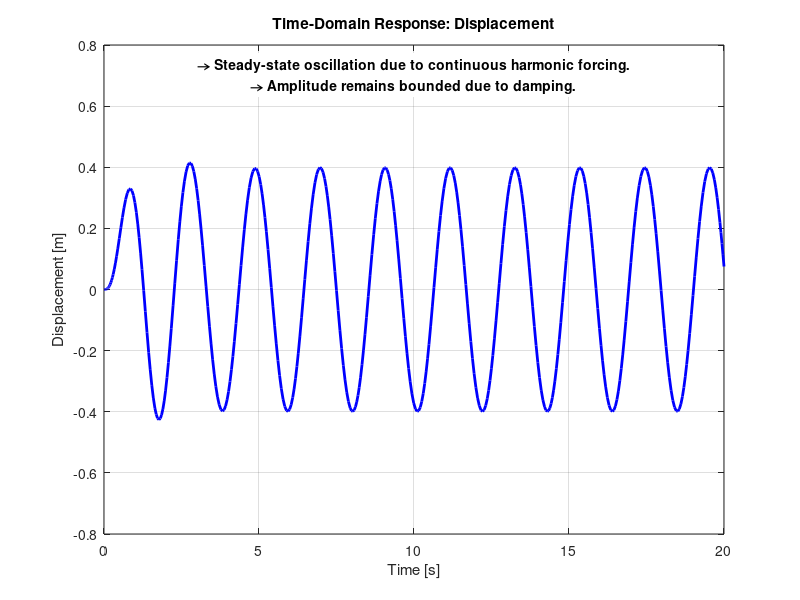
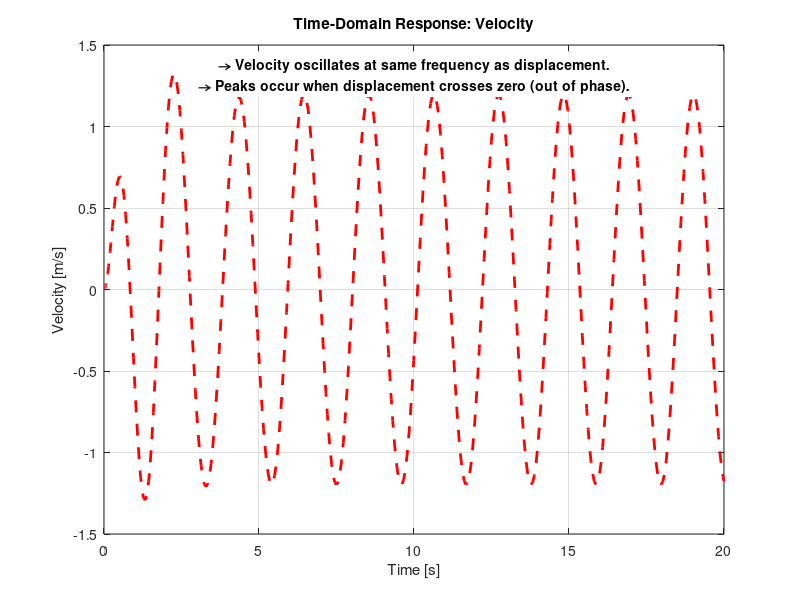
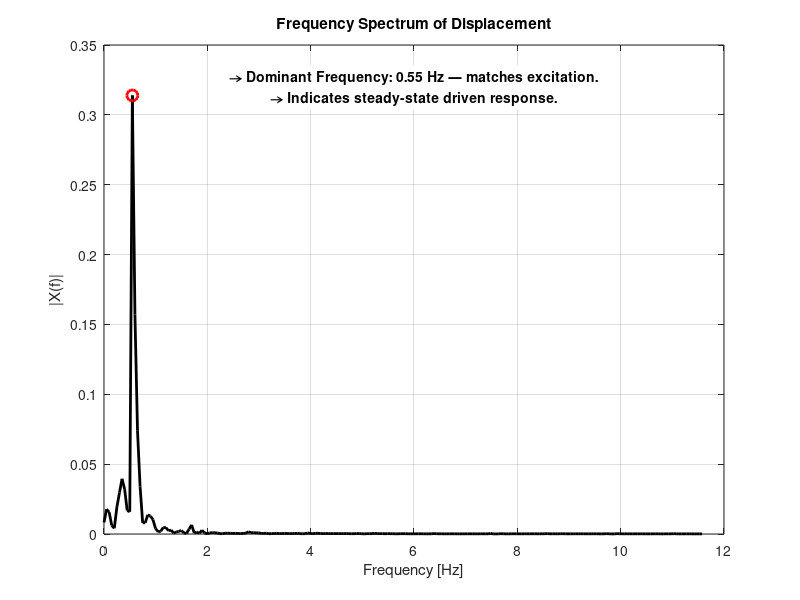

Write the MATLAB code that produced these figures, in order.
%% Vibration Analysis of a Spring-Mass-Damper System
% Author:    [Your Name]
% Date:      06/08/2025
% About:     This script simulates a 1-DOF spring-mass-damper system subjected to
%            harmonic excitation. It solves the motion numerically, and performs
%            FFT-based frequency analysis

%% ------------------ INPUT SECTION ------------------
% System Parameters
V.m = 1.0;          % Mass [kg]
V.c = 2.0;          % Damping Coefficient [Ns/m]
V.k = 20.0;         % Stiffness [N/m]

% Excitation Force
V.F = @(t) 5 * sin(3*t);  % External harmonic force [N]

% Initial Conditions
V.x0 = [0; 0];       % [Initial displacement; Initial velocity]

% Time Domain
V.tspan = [0 20];    % Simulation duration [s]

%% ------------ COMPUTATIONAL ANALYSIS --------------
% Define ODE system
V.odeFunc = @(t, x)[
    x(2); 
    (V.F(t) - V.c * x(2) - V.k * x(1)) / V.m
];

% Solve ODE using ode45
[t, x] = ode45(V.odeFunc, V.tspan, V.x0);

% Extract Displacement and Velocity
V.x = x(:,1);     % Displacement [m]
V.v = x(:,2);     % Velocity [m/s]

% System characteristics
V.omega_n = sqrt(V.k/V.m);                % Natural frequency [rad/s]
V.zeta = V.c / (2 * sqrt(V.k*V.m));       % Damping ratio

% Frequency-Domain Analysis
V.Fs = 1 / mean(diff(t));         % Sampling frequency [Hz]
L = length(V.x);                  % Signal length
Y = fft(V.x);                     % FFT of displacement
P2 = abs(Y / L);                  % Two-sided spectrum
P1 = P2(1:L/2+1);                 % Single-sided spectrum
P1(2:end-1) = 2 * P1(2:end-1);
f = V.Fs * (0:(L/2)) / L;         % Frequency axis [Hz]

% Dominant frequency (peak in spectrum)
[maxMag, idxMax] = max(P1);
dominantFreq = f(idxMax);

%% ---------------- OUTPUT SECTION ------------------
fprintf('>> Vibration Analysis Results:\n');
fprintf('-----------------------------------------------------\n');
fprintf('Mass (m)                         : %.2f kg\n', V.m);
fprintf('Damping Coefficient (c)          : %.2f Ns/m\n', V.c);
fprintf('Stiffness (k)                    : %.2f N/m\n', V.k);
fprintf('Excitation Frequency             : %.2f rad/s\n', 3);
fprintf('Natural Frequency (ω_n)          : %.2f rad/s\n', V.omega_n);
fprintf('Damping Ratio (ζ)                : %.3f\n', V.zeta);
fprintf('Dominant Response Frequency      : %.2f Hz\n', dominantFreq);
fprintf('-----------------------------------------------------\n');

%% ----------- INTERPRETATION OF RESULTS -------------
fprintf('>> INTERPRETATION:\n');

% Interpretation: Damping Type
if V.zeta < 1
    dampingType = 'Underdamped';
elseif V.zeta == 1
    dampingType = 'Critically Damped';
else
    dampingType = 'Overdamped';
end
fprintf('System is %s (ζ = %.3f).\n', dampingType, V.zeta);

% Interpretation: Resonance Possibility
exc_freq = 3; % Excitation frequency in rad/s
freq_ratio = exc_freq / V.omega_n;
if abs(freq_ratio - 1) < 0.1
    fprintf('Excitation frequency is close to the natural frequency → Possible resonance!\n');
else
    fprintf('Excitation frequency is NOT close to the natural frequency → Resonance unlikely.\n');
end

% Interpretation: Steady-State Achievement
steady_state_threshold = 0.01;
if max(abs(V.x(end-100:end))) < steady_state_threshold
    fprintf('System response has settled → Overdamped or fast decay.\n');
else
    fprintf('System exhibits sustained oscillations → Due to continuous forcing.\n');
end
fprintf('-----------------------------------------------------\n\n');

%% ---------------- PLOTTING SECTION ------------------

% === 1. Displacement vs Time Plot ===
figure;
plot(t, V.x, 'b-', 'LineWidth', 2);
xlabel('Time [s]');
ylabel('Displacement [m]');
title('Time-Domain Response: Displacement');
grid on;

% Add centered top annotation
yl = ylim;
xl = xlim;
text(mean(xl), yl(2)*0.95, ...
    ['→ Steady-state oscillation due to continuous harmonic forcing.' newline ...
     '→ Amplitude remains bounded due to damping.'], ...
    'FontSize', 10, 'Color', 'k', ...
    'HorizontalAlignment', 'center', 'VerticalAlignment', 'top', ...
    'FontWeight', 'bold', 'BackgroundColor', 'white');

% === 2. Velocity vs Time Plot ===
figure;
plot(t, V.v, 'r--', 'LineWidth', 2);
xlabel('Time [s]');
ylabel('Velocity [m/s]');
title('Time-Domain Response: Velocity');
grid on;

% Add centered top annotation
yl = ylim;
xl = xlim;
text(mean(xl), yl(2)*0.95, ...
    ['→ Velocity oscillates at same frequency as displacement.' newline ...
     '→ Peaks occur when displacement crosses zero (out of phase).'], ...
    'FontSize', 10, 'Color', 'k', ...
    'HorizontalAlignment', 'center', 'VerticalAlignment', 'top', ...
    'FontWeight', 'bold', 'BackgroundColor', 'white');

% === 3. Frequency Spectrum Plot ===
figure;
plot(f, P1, 'k-', 'LineWidth', 2);
xlabel('Frequency [Hz]');
ylabel('|X(f)|');
title('Frequency Spectrum of Displacement');
grid on;

% Mark dominant frequency
hold on;
plot(dominantFreq, maxMag, 'ro', 'MarkerSize', 8, 'LineWidth', 2);

% Add centered top annotation
yl = ylim;
xl = xlim;
text(mean(xl), yl(2)*0.95, ...
    sprintf(['→ Dominant Frequency: %.2f Hz — matches excitation.' newline ...
             '→ Indicates steady-state driven response.'], dominantFreq), ...
    'FontSize', 10, 'Color', 'k', ...
    'HorizontalAlignment', 'center', 'VerticalAlignment', 'top', ...
    'FontWeight', 'bold', 'BackgroundColor', 'white');

%% ---------------- SAVE ANALYSIS ------------------
save('SpringMassDamper_Analysis', 'V', 't', 'x', 'f', 'P1');